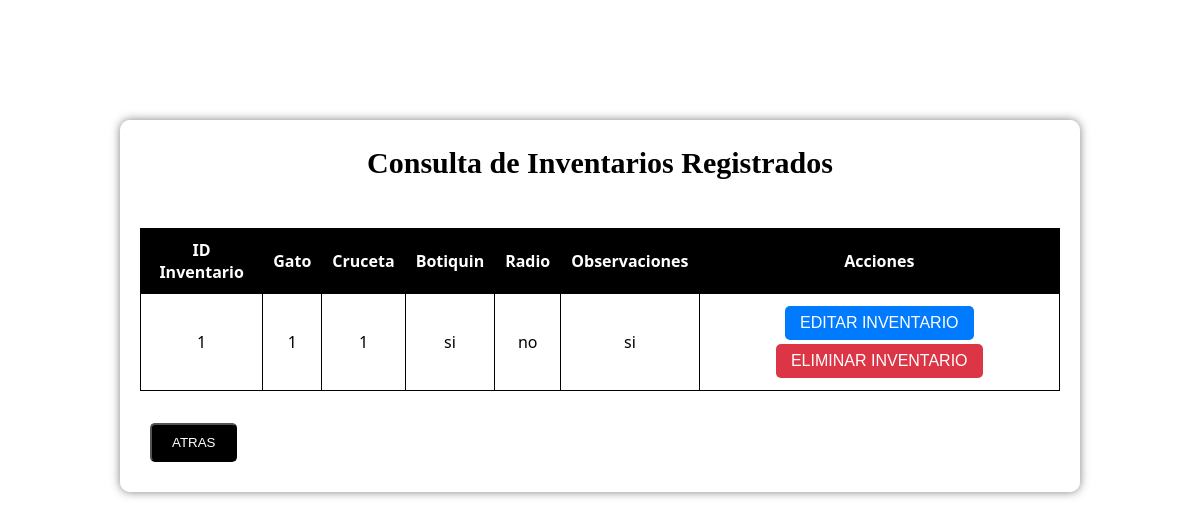
Screenshot of /crud_inventario/consulta.php?id_inventario=1 with the database file from the repository.
### tables this page shows
CREATE TABLE `inventario_de_vehiculo` (
  `id_inventario` int(11) NOT NULL,
  `gato` varchar(3) NOT NULL,
  `cruceta` varchar(3) NOT NULL,
  `botiquin` varchar(3) NOT NULL,
  `radio` varchar(3) NOT NULL,
  `observaciones` varchar(100) NOT NULL
);

### crud_inventario/consulta.php (the view, shortened to what this page needs)
<?php
$conect = connection();
$id = $_GET["id_inventario"];
$search = "SELECT * FROM inventario_de_vehiculo WHERE id_inventario='$id'";
$peticion = mysqli_query($conect, $search);
?>
<!DOCTYPE html>
<html lang="en">
<head>
	<link href="css/estilo_consulta.css" rel="stylesheet">
</head>
<body>
	<div class="container">
		<h2>Consulta de Inventarios Registrados</h2>
		<table class="tabla-superior">
			<thead>
				<tr>
					<th>ID Inventario</th>
					<th>Gato</th>
					<th>Cruceta</th>
					<th>Botiquin</th>
					<th>Radio</th>
					<th>Observaciones</th>
					<th>Acciones</th>
				</tr>
				<br>
			</thead>
			<tbody>
				<?php while ($row = mysqli_fetch_array($peticion)): ?>
					<tr>
						<td><?= $row['id_inventario'] ?></td>
						<td><?= $row['gato'] ?></td>
						<td><?= $row['cruceta'] ?></td>
						<td><?= $row['botiquin'] ?></td>
						<td><?= $row['radio'] ?></td>
						<td><?= $row['observaciones'] ?></td>
						<td><a href="actualizar.php?id_inventario=<?= $row['id_inventario'] ?>"class="btn inventario-table--edit">Editar Inventario</a>
						<a href="delete.php?id_inventario=<?= $row['id_inventario'] ?>"class="btn inventario-table--delete">Eliminar Inventario</a></td>
					</tr>
				<?php endwhile; ?>
			</tbody>
		</table>
		<br>
		<input type="button" class="menu-button" onclick="window.location.href='index.php';" value="Atras" />
	</div>
</body>
</html>

### crud_inventario/css/estilo_consulta.css (style rules this page uses)
* { box-sizing: border-box; margin: 0; padding: 0; }
body { font-family: 'Segoe UI', sans-serif; background-image: url('../img/consulta.jpg'); background-size: cover; margin: 0; padding: 0; }
.container { background-color: rgba(255, 255, 255, 0.7); border-radius: 10px; width: 80%; margin: 0 auto; padding: 20px; box-shadow: 0 0 10px rgba(0, 0, 0, 0.5); margin-top: 10%; }
h2 { font-family: Copperplate, "Copperplate Gothic Light", fantasy; font-size: 24px; font-style: normal; font-variant: normal; font-weight: 700; line-height: 26.4px; text-align: center; margin-bottom: 20px; padding: 10px; font-size: 30px; }
.tabla-superior { width: 100%; border-collapse: collapse; }
.tabla-superior, th, td { border: 1px solid #000; }
th, td { padding: 10px; text-align: center; }
th { background-color: #000; color: #fff; }
.btn { border-radius: 5px; padding: 8px 15px; margin: 2px; color: #fff; font-family: sans-serif; text-transform: uppercase; text-align: center; text-decoration: none; display: inline-block; cursor: pointer; }
.inventario-table--edit { background-color: #007bff; }
.inventario-table--delete { background-color: #dc3545; }
.menu-button { border-radius: 5px; padding: 8px 15px; margin: 10px; background-color: #000000; color: #fff; padding: 10px 20px; border-radius: 5px; text-decoration: none; font-family: sans-serif; text-transform: uppercase; text-align: center; display: inline-block; cursor: pointer; }

### rows the page displays
inventario_de_vehiculo: id_inventario "1", gato "1", cruceta "1", botiquin "si", radio "no", observaciones "si"
